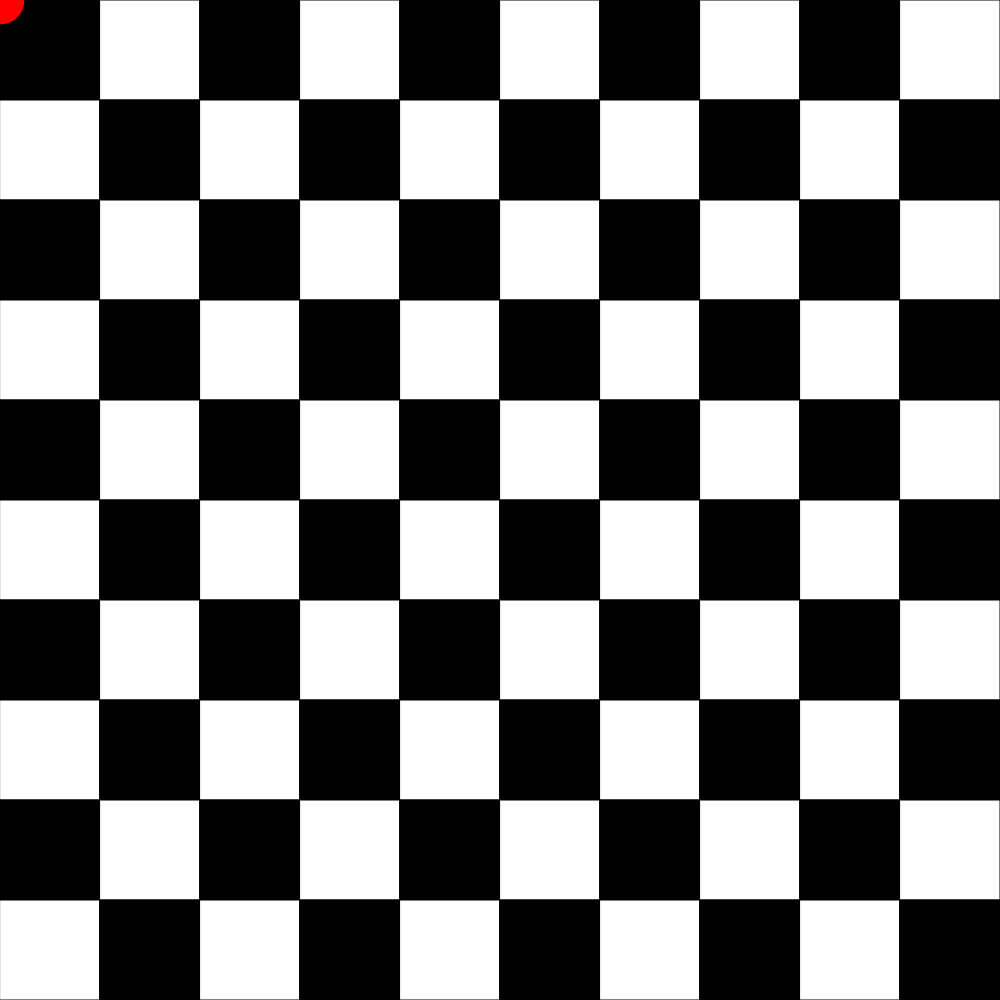
Frame 1 (no input)
Frame 60 (no input): identical to frame 1, image omitted
Frame 120 (the mouse pressed at the canvas centre since frame 60): identical to frame 1, image omitted

The p5.js sketch that drew this single still picture (run headless with seeded random() and noise() and a simulated clock; from frame 60 on, the mouse is pressed at the canvas centre):

// p5.js sketch
// ── sketch.js
let grid;
let rows = 10;
let cols = 10;
let turnState;
let gvar = true;
let showingMenuOne = false;
let showingMenuTwo = false;
let p1Vbucks = 0;
let p2Vbucks = 0;
let p1Money = 1000;
let p2Money = 1000;


function setup() {
  if (windowWidth > windowHeight) {
    createCanvas(windowHeight, windowHeight);
  }
  else {
    createCanvas(windowWidth, windowWidth);
  }
  grid = createEmptyGrid(cols, rows);
}

function draw() {
  background(220);
  displayGrid(grid, rows, cols);
  checkerLayout();
 
  if (showingMenuOne){
    makeMenuP1();
  }

  if (showingMenuTwo){
    makeMenuP2();
  }
}

function windowResized() {
  if (windowWidth > windowHeight) {
    createCanvas(windowHeight, windowHeight);
  }
  else {
    createCanvas(windowWidth, windowWidth);
  }
}

function keyTyped() {
  if (key === "r") {
    grid = createBoard(cols, rows);
  }
  if (key === "c") {
    grid = createEmptyGrid();
  }
  
  if (key === "a") {
    if (showingMenuOne === false){
      showingMenuOne = true;
    }
    else {
      showingMenuOne = false;
    }
  }
  
  if (key === "b"){
    if (showingMenuTwo === false){
      showingMenuTwo = true;
    }
    else {
      showingMenuTwo = false;
    }
  }
}

// function mousePressed() {
//   let cellSize = width/cols;

//   let xCoord = floor(mouseX / cellSize);
//   let yCoord = floor(mouseY / cellSize);
  
//   if (grid[yCoord][xCoord] === 1) {
//     grid[yCoord][xCoord] = 0;
//   }
//   else {
//     grid[yCoord][xCoord] = 1;
//   }
// }



function displayGrid(grid, rows, cols) {
  let white = true;
  
  let cellSize = width / cols;
  for (let y = 0; y < rows; y++) {
     white = !white;
    for (let x = 0; x < cols; x++) {
      if (grid[y][x] === 0) {
        if (white){
          fill(255);
        
        }
        else {
          fill(0);
        }
        white = !white;
      }
      rect(x*cellSize, y*cellSize, cellSize, cellSize);
    }
  }
}

function createBoard(cols, rows) {
  let boardGrid = [];
  for (let x = 0; x < cols; x++) {
    boardGrid.push([]);
    for (let y = 0; y < rows; y++) {
      if(gvar === true){
        console.log("push0")
        boardGrid[x].push(0);
        gvar = false 
      }
      else{
        console.log("push1")
        boardGrid[x].push(1);
        gvar = true
        
      }

    }
  }
  return boardGrid;
}

function createEmptyGrid() {
  let emptyGrid = [];
  for (let x = 0; x < cols; x++) {
    emptyGrid.push([]);
    for (let y = 0; y < rows; y++){
      emptyGrid[x].push(0);
    }
  }
  return emptyGrid;
}

function checkerLayout() {
  fill("red")
  ellipse(0, 0, 50)
}

function isDead() {


}

function checkerPicked(){

}

function whosTurn() {

}


function makeMenuP1(){
  fill(255,255,255, 225);
  rect(0, 0, 200, 500);
  console.log("owo");

  rect(10, 10, 75, 75,)

  fill("green")
  textSize(20)
  textStyle(BOLD)
  text("Your Money " + p1Money, 10, 400,)
}

function makeMenuP2(){
  fill(255,255,255, 100);
  rect(width - 200, 0, 200, 500);
  console.log("menuuo")
}
